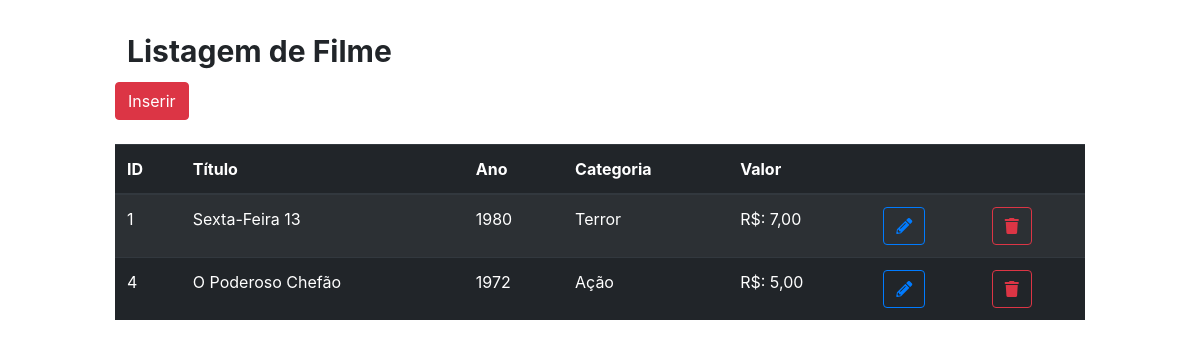
/filme/lstFilme.php (signed in), run on the app's committed database.
### tables this page shows
CREATE TABLE `filme` (
  `id` int(11) NOT NULL,
  `titulo` varchar(35) NOT NULL,
  `categoria` int(11) NOT NULL,
  `ano` int(11) NOT NULL,
  `valor` float NOT NULL,
  `limite_dias` int(11) NOT NULL
);

CREATE TABLE `categoria` (
  `id` int(11) NOT NULL,
  `descricao` varchar(35) NOT NULL
);

### filme/lstFilme.php (the view, shortened to what this page needs)
<?php
    $conexao = mysqli_connect("localhost","root","");
    $rs = mysqli_query($conexao,"SELECT filme.id,filme.titulo,filme.ano,filme.categoria,categoria.descricao as catNome,
    filme.valor FROM filme inner join categoria on filme.categoria=categoria.id;");
?>
<!DOCTYPE html>
<html lang="pt_br">
<head>
    <link rel="stylesheet" href="https://stackpath.bootstrapcdn.com/bootstrap/4.1.3/css/bootstrap.min.css">
    <link rel="stylesheet" href="https://use.fontawesome.com/releases/v5.4.2/css/all.css">
</head>
<body>
<div class="container col-md-10">
<br>
<h1> <span class="badge badge-white" >Listagem de Filme</span></h1>
    <input type="button" class="btn btn-danger" value="Inserir" onclick="javascript:location.href='frmInsFilme.php'">
    <br><br>
    <table class="table table-striped table-dark">
    <thead class="thead-dark">
        <tr>
            <th>ID</th>
            <th>Título</th>
            <th>Ano</th>
            <th>Categoria</th>
            <th>Valor</th>
            <th></th>
            <th></th>
        </tr>
        </thead>
        <?php while ($linha = mysqli_fetch_array($rs)) {?>
            <tr>
                <td><?php echo $linha ['id'] ?></td>
                <td><?php echo utf8_encode($linha ['titulo']) ?></td>
                <td><?php echo $linha ['ano'] ?></td>
                <td><?php  echo utf8_encode ($linha ['catNome']);?></td>
                <td>R$: <?php echo number_format($linha ['valor'],2,',','.') ?></td>
                    <td>
                      <button  class="btn btn btn-outline-primary bt-sm"
                       onclick="javascript: location.href='frmEdtFilme.php?id=' +
                      <?php echo $linha['id'] ?>"><i class="fas fa-pencil-alt"></i></button>
                    </td>
                    <td>
                      <button  class="btn btn-outline-danger bt-sm"
                       onclick="javascript: location.href='frmRemFilme.php?id=' +
                      <?php echo $linha['id'] ?>"><i class="fas fa-trash"></i></button>
                    </td>
            </tr>
        <?php }?>
    </table>
</body>
</html>

### data on the page
filme: id "1", titulo "Sexta-Feira 13", ano "1980", categoria.descricao "Terror", valor "7,00"
filme: id "4", titulo "O Poderoso Chefão", ano "1972", categoria.descricao "Ação", valor "5,00"
